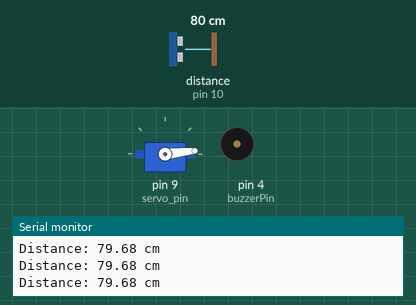
The sketch below on a simulated Arduino Uno, built with avr-gcc and run on an emulated ATmega328P. Shown: servo, buzzer (waves = sounding, pin HIGH), the last lines printed to the serial monitor. Wiring (inferred from the names in the program): ultrasonic range finder: trigger pin 11; echo pin 10. The test bench sets the inputs (shaded band); at power-on: distance to the obstacle (sensor on pin 10) 80 cm. The echo pulse lasts 58.3 µs per cm; pins used as bus, display or sensor lines are not drawn.

Above: at 1.2 s.
1.3 s: distance to the obstacle (sensor on pin 10) set to 12 cm
2.8 s: distance to the obstacle (sensor on pin 10) set to 9 cm
At 3.4 s:
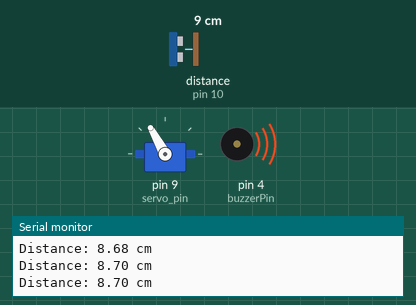
4.4 s: distance to the obstacle (sensor on pin 10) set to 35 cm
At 5.6 s:
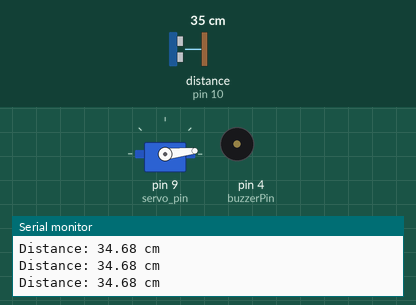
5.9 s: distance to the obstacle (sensor on pin 10) set to 2 cm
At 6.2 s:
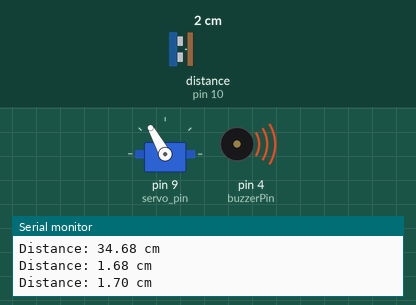
Timing chart, 0 to 8.4 s (numbered marks = the images above; inputs shaded):
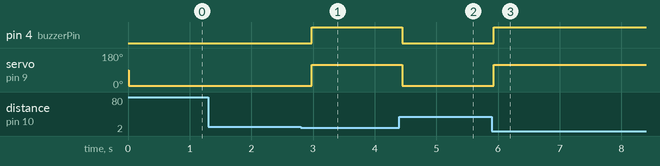

The sketch:

saluting_robot.ino
```cpp
#include <Servo.h>
int servo_pin = 9;
// Pin definitions
const int trigPin = 11;   // Trigger pin of HC-SR04
const int echoPin = 10;   // Echo pin of HC-SR04
const int buzzerPin = 4;  // Buzzer pin
int dt = 100;
int starting_angle = 5;
int ending_angle = 120;
Servo myservo;


// Variables
long duration;
float distance;

void setup() {
  // put your setup code here, to run once:
  myservo.attach(servo_pin);
  Serial.begin(9600);  // Start serial communication
  pinMode(trigPin, OUTPUT);
  pinMode(echoPin, INPUT);
  pinMode(buzzerPin, OUTPUT);
  Serial.begin(9600);
}

void loop() {
  // put your main code here, to run repeatedly:
  // Send ultrasonic pulse
  digitalWrite(trigPin, LOW);
  delayMicroseconds(2);
  digitalWrite(trigPin, HIGH);
  delayMicroseconds(10);
  digitalWrite(trigPin, LOW);

  // Read echo time
  duration = pulseIn(echoPin, HIGH, 30000UL);  // Timeout after 30ms (~5m range)

  // Calculate distance in cm
  distance = duration * 0.0343 / 2;

  // Display distance
  Serial.print("Distance: ");
  Serial.print(distance);
  Serial.println(" cm");

  // Detection logic
  if (distance > 0 && distance < 10) {  // Valid reading and less than 10 cm
    moveto_ending_angle();
    digitalWrite(buzzerPin, HIGH);
  } else {
    moveto_starting_angle();
    digitalWrite(buzzerPin, LOW);
  }

  delay(200);  // Small delay for stability
}

void moveto_ending_angle() {
  for (int angle = starting_angle; angle < ending_angle; angle++) {
    myservo.write(angle);
  }
}
void moveto_starting_angle() {
  for (int angle = ending_angle; angle > starting_angle; angle--) {
    myservo.write(angle);
  }
}
```

Measured:
- the behaviour switches between 11 and 10 cm on distance to the obstacle (sensor on pin 10) (found by bisection; images 0 and 1)
- after the input at 2.8 s, pin 4 (buzzerPin): LOW → HIGH after 0.18 s; servo on pin 9 (servo_pin): 6° → 119° after 0.18 s
- after the input at 4.4 s, pin 4 (buzzerPin): HIGH → LOW after 0.05 s; servo on pin 9 (servo_pin): 119° → 6° after 0.05 s
- after the input at 5.9 s, pin 4 (buzzerPin): LOW → HIGH at once; servo on pin 9 (servo_pin): 6° → 119° at once
